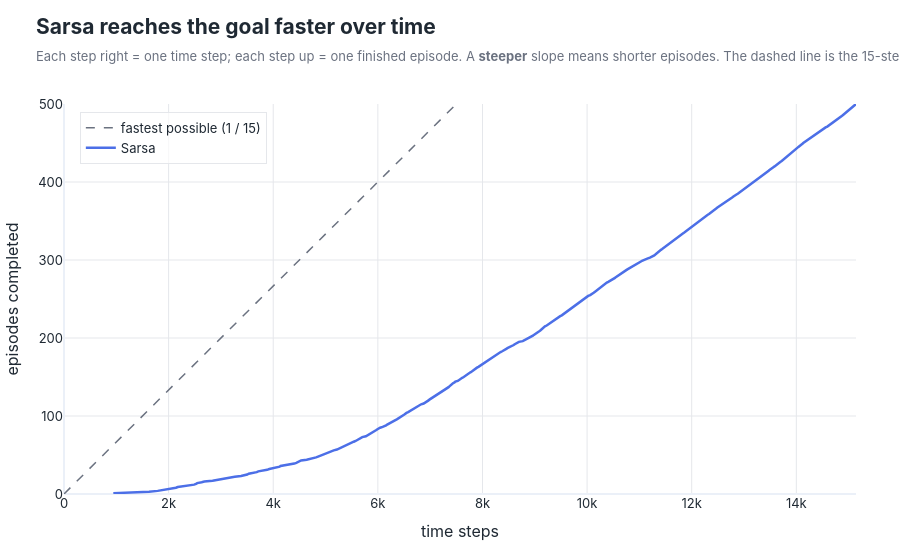

The code cell stored with this chart in its notebook:
### Markdown cell above
## 3. Learning curve

Episodes completed vs time steps (the Example 6.5 plot): **steeper = shorter episodes = better**. The second plot is the same data as steps-per-episode.

### Code cell
plot_learning_curve(steps, optimal_steps=15).show()

### Figure 1 — Plotly figure (JSON) as saved in the notebook; plotly's stock layout.template omitted (floating-point values rounded to 4 significant figures; data arrays with more than 128 entries replaced by an {"elided": "..."} marker saying what was removed)
{"data": [{"hovertemplate": "optimal pace<extra></extra>", "line": {"color": "#6B7280", "dash": "dash", "width": 1.5}, "mode": "lines", "name": "fastest possible (1 / 15)", "type": "scatter", "x": [0, 15141], "y": [0, 1009.0]}, {"hovertemplate": "time step %{x:,}<br>episode %{y}<extra></extra>", "line": {"color": "#4C6FE7", "width": 2.5}, "mode": "lines", "name": "Sarsa", "type": "scatter", "x": {"elided": "500 int values"}, "y": {"elided": "500 int values"}}], "layout": {"font": {"color": "#1F2933", "family": "Inter, Helvetica Neue, Arial, sans-serif", "size": 13}, "height": 560, "hoverlabel": {"bgcolor": "white", "font": {"family": "Inter, Helvetica Neue, Arial, sans-serif", "size": 13}}, "legend": {"bgcolor": "rgba(255,255,255,0.7)", "bordercolor": "#E5E7EB", "borderwidth": 1, "x": 0.02, "y": 0.98}, "margin": {"b": 66, "l": 64, "r": 44, "t": 104}, "paper_bgcolor": "white", "plot_bgcolor": "white", "title": {"font": {"color": "#1F2933", "family": "Inter, Helvetica Neue, Arial, sans-serif", "size": 21}, "text": "<b>Sarsa reaches the goal faster over time</b><br><span style='font-size:13px;color:#6B7280'>Each step right = one time step; each step up = one finished episode. A <b>steeper</b> slope means shorter episodes. The dashed line is the 15-step optimum.</span>", "x": 0.04, "xanchor": "left", "y": 0.94, "yanchor": "top"}, "xaxis": {"gridcolor": "#E5E7EB", "range": [0, 15141], "title": {"text": "time steps"}}, "yaxis": {"gridcolor": "#E5E7EB", "range": [0, 500], "title": {"text": "episodes completed"}}}}
